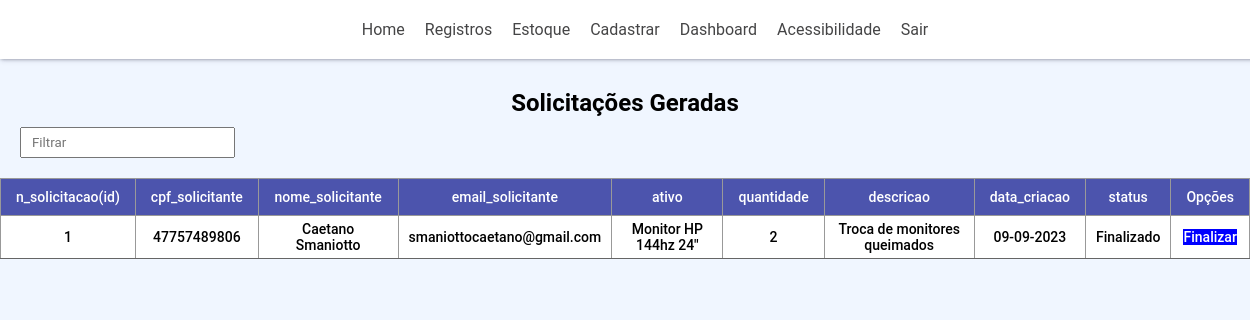
The page /solicitacoes (signed in) on the database as committed earlier.
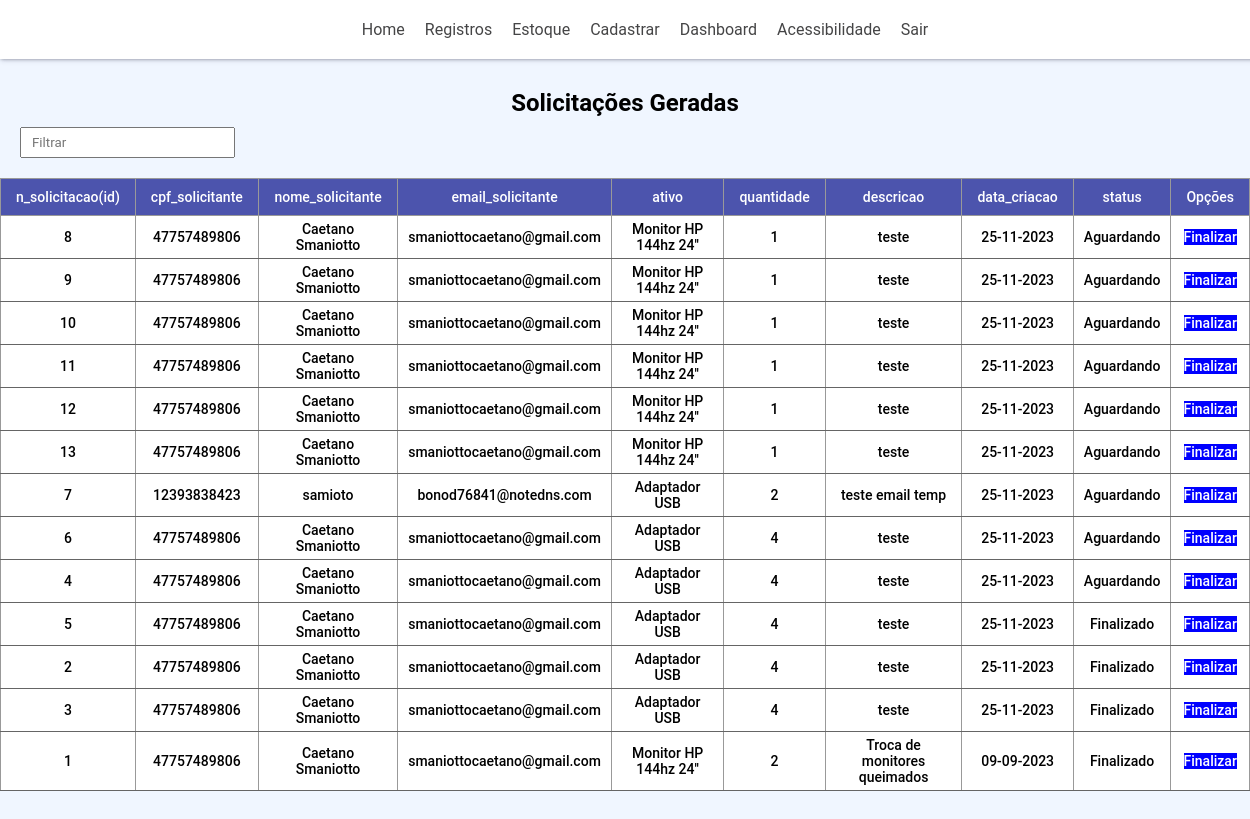
The same page on the database as committed later.
### aplicacao/models.py (models this page shows, shortened)
class Solicitacao(database.Model):
    id = database.Column(database.Integer, primary_key=True)
    descricao = database.Column(database.String(500), nullable=False)
    data = database.Column(database.DateTime, nullable=False, default=datetime.utcnow())
    id_usuario = database.Column(database.Integer, database.ForeignKey('usuario.id')) # quem está gerando
    id_ativo = database.Column(database.Integer, database.ForeignKey('ativo.id'))
    quantidade = database.Column(database.Integer, nullable=False)
    status = database.Column(database.String, nullable=False)

class Usuario(database.Model, UserMixin):
    id = database.Column(database.Integer, primary_key=True)
    cpf = database.Column(database.String(11), nullable=False, unique=True)
    nome = database.Column(database.String(75), nullable=False)
    email = database.Column(database.String(250), nullable=False, unique=True)
    senha = database.Column(database.String, nullable=False)
    permissao = database.Column(database.Integer, nullable=False, default=1)
    solicitacoes = database.relationship("Solicitacao", backref="usuario", lazy=True)

class Ativo(database.Model):
    id = database.Column(database.Integer, primary_key=True)
    nome = database.Column(database.String(75), nullable=False, unique=True)
    tipo = database.Column(database.String, nullable=False)
    descricao = database.Column(database.String(500), nullable=False)
    data_aquisicao = database.Column(database.DateTime, nullable=False)
    data_garantia = database.Column(database.DateTime, nullable=False)
    quantidade_estoque = database.Column(database.Integer, nullable=False)
    solicitacoes = database.relationship("Solicitacao", backref="ativo", lazy=True)
    transacoes = database.relationship("TransacaoEstoque", backref="ativo", lazy=True)

### aplicacao/routes.py (the view)
@app.route("/solicitacoes")
@login_required
def solicitacoes():
    if current_user.permissao < 2:
        return abort(403)
    solicitacoes = Solicitacao.query.order_by(Solicitacao.data.desc()).all()
    return render_template("solicitacoes.html", solicitacoes=solicitacoes)

### aplicacao/models.py (called while the page is built)
@login_manager.user_loader
def load_user(id_usuario):
    return Usuario.query.filter_by(id=int(id_usuario)).first()

### aplicacao/templates/solicitacoes.html (shortened to what this page needs)
{% extends 'base_perfil.html' %}
{% block body %}
<h2>Solicitações Geradas</h2>
<input type="text" id="input" placeholder="Filtrar">
<table border="1" id="minhaTabela">
    <thead>
        <tr>
            <th>n_solicitacao(id)</th>
            <th>cpf_solicitante</th>
            <th>nome_solicitante</th>
            <th>email_solicitante</th>
            <th>ativo</th>
            <th>quantidade</th>
            <th>descricao</th>
            <th>data_criacao</th>
            <th>status</th>
            <th>Opções</th>
        </tr>
    </thead>
    <tbody id="table">
        {% for solicitacao in solicitacoes %}
        <tr>
            <td>{{solicitacao.id}}</td>
            <td>{{solicitacao.usuario.cpf}}</td>
            <td>{{solicitacao.usuario.nome}}</td>
            <td>{{solicitacao.usuario.email}}</td>
            <td>{{solicitacao.ativo.nome}}</td>
            <td>{{solicitacao.quantidade}}</td>
            <td>{{solicitacao.descricao}}</td>
            <td>{{solicitacao.data.strftime('%d-%m-%Y')}}</td>
            <td>{{solicitacao.status}}</td>
            <td><a href="{{ url_for('get_item', item_type='solicitacao', action='finish', item_id=solicitacao.id) }}">Finalizar</a></td>
        </tr>
    {% endfor %}
    </tbody>
</table>
{% endblock %}

Rows that differ between the two databases and show on the page:
added Solicitacao: id "8", usuario.cpf "47757489806", usuario.nome "Caetano Smaniotto", usuario.email "smaniottocaetano@gmail.com", ativo.nome "Monitor HP 144hz 24''", quantidade "1", descricao "teste", data "25-11-2023", status "Aguardando"
added Solicitacao: id "9", usuario.cpf "47757489806", usuario.nome "Caetano Smaniotto", usuario.email "smaniottocaetano@gmail.com", ativo.nome "Monitor HP 144hz 24''", quantidade "1", descricao "teste", data "25-11-2023", status "Aguardando"
added Solicitacao: id "10", usuario.cpf "47757489806", usuario.nome "Caetano Smaniotto", usuario.email "smaniottocaetano@gmail.com", ativo.nome "Monitor HP 144hz 24''", quantidade "1", descricao "teste", data "25-11-2023", status "Aguardando"
added Solicitacao: id "11", usuario.cpf "47757489806", usuario.nome "Caetano Smaniotto", usuario.email "smaniottocaetano@gmail.com", ativo.nome "Monitor HP 144hz 24''", quantidade "1", descricao "teste", data "25-11-2023", status "Aguardando"
added Solicitacao: id "12", usuario.cpf "47757489806", usuario.nome "Caetano Smaniotto", usuario.email "smaniottocaetano@gmail.com", ativo.nome "Monitor HP 144hz 24''", quantidade "1", descricao "teste", data "25-11-2023", status "Aguardando"
added Solicitacao: id "13", usuario.cpf "47757489806", usuario.nome "Caetano Smaniotto", usuario.email "smaniottocaetano@gmail.com", ativo.nome "Monitor HP 144hz 24''", quantidade "1", descricao "teste", data "25-11-2023", status "Aguardando"
added Solicitacao: id "7", usuario.cpf "12393838423", usuario.nome "samioto", usuario.email "bonod76841@notedns.com", ativo.nome "Adaptador USB", quantidade "2", descricao "teste email temp", data "25-11-2023", status "Aguardando"
added Solicitacao: id "6", usuario.cpf "47757489806", usuario.nome "Caetano Smaniotto", usuario.email "smaniottocaetano@gmail.com", ativo.nome "Adaptador USB", quantidade "4", descricao "teste", data "25-11-2023", status "Aguardando"
added Solicitacao: id "4", usuario.cpf "47757489806", usuario.nome "Caetano Smaniotto", usuario.email "smaniottocaetano@gmail.com", ativo.nome "Adaptador USB", quantidade "4", descricao "teste", data "25-11-2023", status "Aguardando"
added Solicitacao: id "5", usuario.cpf "47757489806", usuario.nome "Caetano Smaniotto", usuario.email "smaniottocaetano@gmail.com", ativo.nome "Adaptador USB", quantidade "4", descricao "teste", data "25-11-2023", status "Finalizado"
added Solicitacao: id "2", usuario.cpf "47757489806", usuario.nome "Caetano Smaniotto", usuario.email "smaniottocaetano@gmail.com", ativo.nome "Adaptador USB", quantidade "4", descricao "teste", data "25-11-2023", status "Finalizado"
added Solicitacao: id "3", usuario.cpf "47757489806", usuario.nome "Caetano Smaniotto", usuario.email "smaniottocaetano@gmail.com", ativo.nome "Adaptador USB", quantidade "4", descricao "teste", data "25-11-2023", status "Finalizado"
